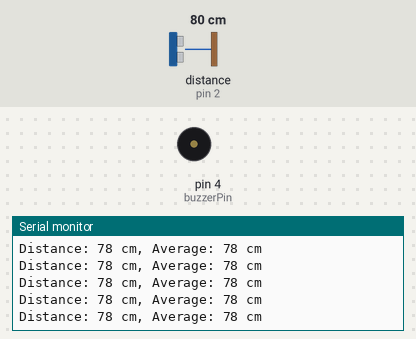
Simulated run of this sketch. Board: Arduino Uno, built with avr-gcc and run on an emulated ATmega328P. On the bench: buzzer (waves = sounding, pin HIGH), the last lines printed to the serial monitor. Wiring (inferred from the names in the program): ultrasonic range finder: trigger pin 3; echo pin 2. The test bench sets the inputs (shaded band); at power-on: distance to the obstacle (sensor on pin 2) 80 cm. The echo pulse lasts 58.3 µs per cm; pins used as bus, display or sensor lines are not drawn.

Above: at 6.2 s.
6.3 s: distance to the obstacle (sensor on pin 2) set to 250 cm
At 6.39 s:
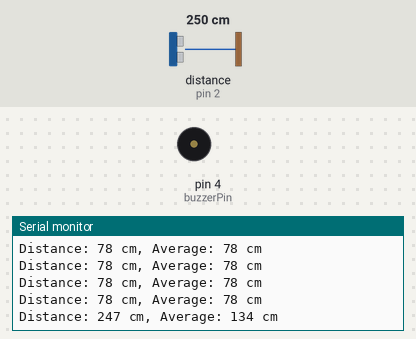
9.3 s: distance to the obstacle (sensor on pin 2) set to 35 cm
At 9.39 s:
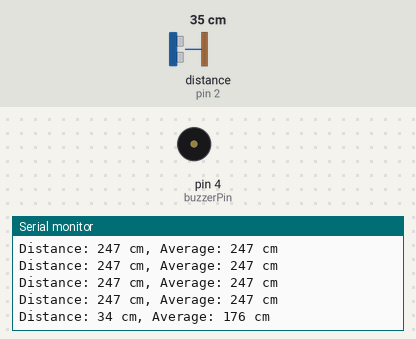
Timing chart, 0 to 12.3 s (numbered marks = the images above; inputs shaded):
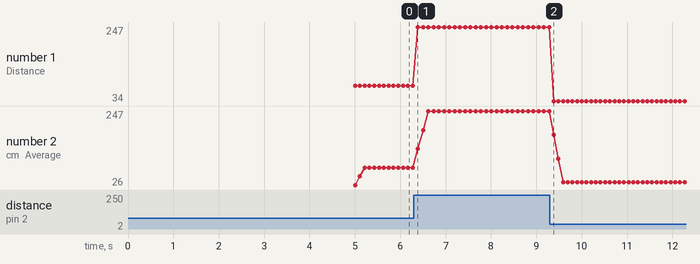

Measured:
- after the input at 6.3 s, the serial monitor: prints a new line after 0.09 s (image 1)
- after the input at 9.3 s, the serial monitor: prints a new line after 0.08 s (image 2)
- plotted number 1: 78 → 247 after the input at 6.3 s, 247 → 34 after the input at 9.3 s
- plotted number 2: 78 → 247 after the input at 6.3 s, 247 → 34 after the input at 9.3 s

The sketch:

rozt.ino
```cpp
const int trigPin = 3;
const int echoPin = 2;
const int buzzerPin = 4;

const int numReadings = 3;
long readings[numReadings];
int readIndex = 0;
long total = 0;
long average = 0;
int measurementCount = 0; // счетчик измерений

void setup() {
  Serial.begin(9600);
  pinMode(trigPin, OUTPUT);
  pinMode(echoPin, INPUT);
  pinMode(buzzerPin, OUTPUT);

  // инициализация массива значений
  for (int thisReading = 0; thisReading < numReadings; thisReading++) {
    readings[thisReading] = 0;
  }
  delay(5000);
}

void loop() {
  // Вычисление расстояния с ультразвукового датчика
  long duration;
  int distance;

  digitalWrite(trigPin, LOW);
  delayMicroseconds(2);
  digitalWrite(trigPin, HIGH);
  delayMicroseconds(10);
  digitalWrite(trigPin, LOW);

  duration = pulseIn(echoPin, HIGH);
  distance = duration * 0.034 / 2;

  // вычитание старого значения и добавление нового
  total = total - readings[readIndex];
  readings[readIndex] = distance;
  total = total + readings[readIndex];

  readIndex = readIndex + 1;

  // если массив значений заполнен, начать с начала
  if (readIndex >= numReadings) {
    readIndex = 0;
  }

  // расчет среднего значения
  average = total / numReadings;

  Serial.print("Distance: ");
  Serial.print(distance);
  Serial.print(" cm, Average: ");
  Serial.print(average);
  Serial.println(" cm");

  // увеличиваем счетчик измерений
  measurementCount++;

  // проверка на изменение среднего значения после первых 100 измерений
  if (measurementCount > 100) {
    if (abs(distance - average) >= 20) {
      digitalWrite(buzzerPin, HIGH);
    } else {
      digitalWrite(buzzerPin, LOW);
    }
  } else {
    digitalWrite(buzzerPin, LOW);
  }

  delay(100); // задержка между измерениями
}
```
